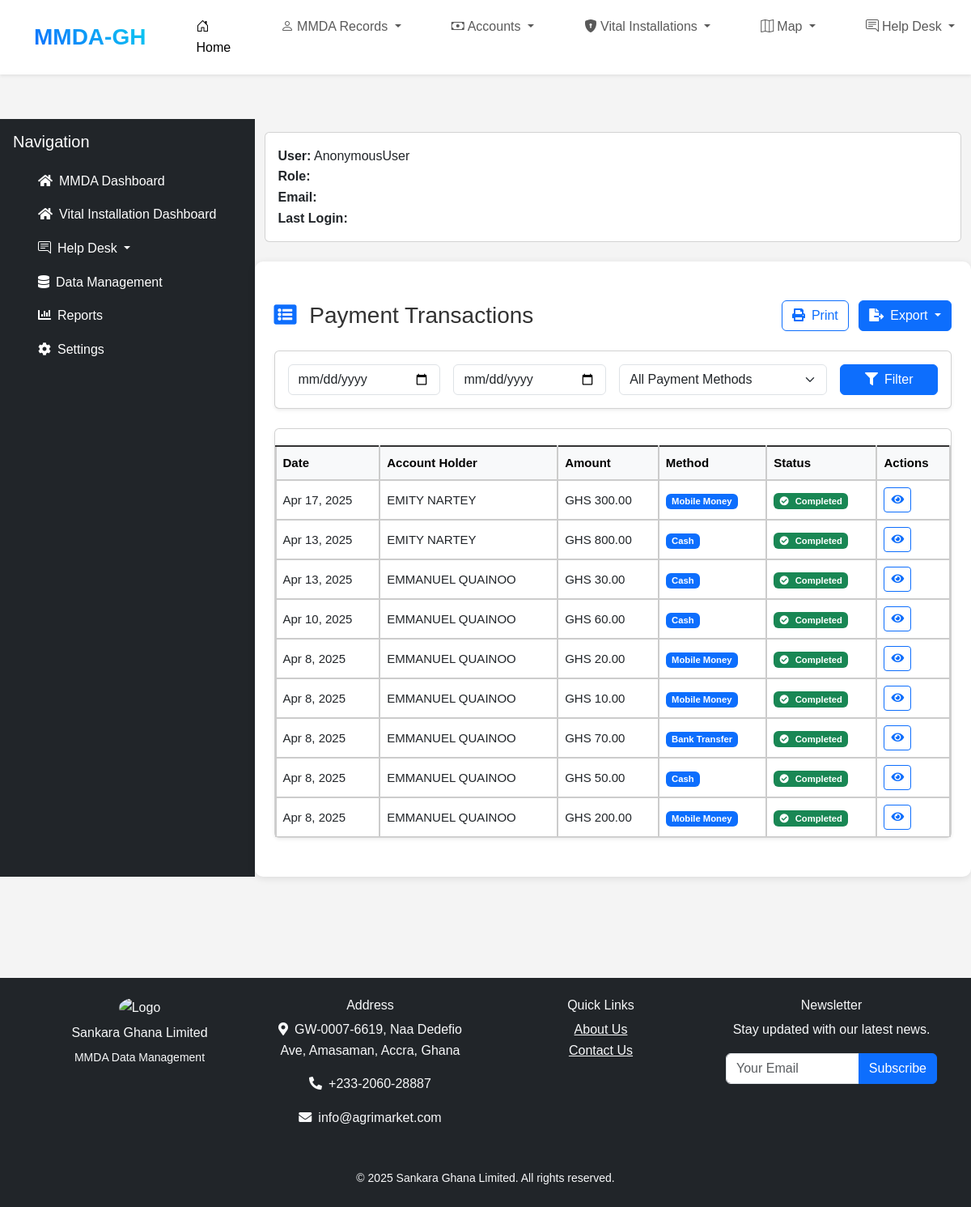
The app's page /billing/transactions/ with its own data.
### billing/models.py (models this page shows, shortened)
class Payment(models.Model):
    billing = models.ForeignKey(Billing, on_delete=models.CASCADE, related_name="payments")
    amount = models.FloatField(default=0.0)
    payment_date = models.DateTimeField(auto_now_add=True)
    METHOD_CASH = 'cash'
    METHOD_MOBILE = 'mobile_money'
    METHOD_BANK = 'bank_transfer'
    METHOD_CHOICES = [
        (METHOD_CASH, 'Cash'),
        (METHOD_MOBILE, 'Mobile Money'),
        (METHOD_BANK, 'Bank Transfer'),
    ]
    method = models.CharField(
        max_length=20,
        choices=METHOD_CHOICES,
        default=METHOD_CASH
    )
    transaction_id = models.CharField(max_length=20)
    dr_account = models.CharField(max_length=20)  #

class Billing(models.Model):
    PAYMENT_STATUS_CHOICES = [
        ('unpaid', 'Unpaid'),
        ('partly_paid', 'Partly Paid'),
        ('paid', 'Paid'),
    ]
    account = models.ForeignKey(DataCapture, on_delete=models.CASCADE, related_name="bills")
    accounting_year = models.PositiveIntegerField()  # Year of the bill
    brought_forward = models.DecimalField(max_digits=10, decimal_places=2, default=0)  # Previous year's unpaid balance
    mmda = models.ForeignKey(MMDA, on_delete=models.CASCADE, related_name="bills")  # MMDA Reference
    name_mmda = models.CharField(max_length=255)
    ghana_card = models.CharField(max_length=20)
    recipient_name = models.CharField(max_length=255)
    address = models.TextField()
    contact_number = models.CharField(max_length=15)
    gps_address = models.CharField(max_length=255)
    bill_date = models.DateTimeField(default=now)
    amount = models.DecimalField(max_digits=10, decimal_places=2, default=0)   # Current year's bill
    total_due = models.DecimalField(max_digits=10, decimal_places=2, default=0)  # B/F + Current year's bill
    total_paid = models.DecimalField(max_digits=10, decimal_places=2, default=0)  # Total payments
    closing_balance = models.DecimalField(max_digits=10, decimal_places=2, default=0)  # Total due - Total paid
    rooms = models.IntegerField(default=1)
    created_at = models.DateTimeField(auto_now_add=True)
    updated_at = models.DateTimeField(auto_now=True)
    payment_status = models.CharField(max_length=15, choices=PAYMENT_STATUS_CHOICES, default='unpaid')
    payment_option = models.CharField(max_length=50, choices=[('full', 'Full'), ('installments', 'Installments')])
    customer = models.ForeignKey(User, on_delete=models.SET_NULL, null=True, blank=True)
    def __init__(self, *args, **kwargs):
        super().__init__(*args, **kwargs)
        self._updating_payment_status = False  # Initialize the flag in the constructor

### billing/views.py (the view)
# urls.py: path('transactions/', views.TransactionListView.as_view(), name='transaction-list'),
class TransactionListView(ListView):
    model = Payment
    template_name = 'billing/transaction_list.html'
    context_object_name = 'payments'
    paginate_by = 20
    def get_queryset(self):
        return Payment.objects.select_related('billing').order_by('-payment_date')

### billing/templates/billing/transaction_list.html (shortened to what this page needs)
{% extends 'base.html' %}
{% block content %}
<div class="container py-4">
    <div class="d-flex justify-content-between align-items-center mb-4">
        <h1 class="h3 mb-0">
            <i class="fas fa-list-alt me-2 text-primary"></i>
            Payment Transactions
        </h1>
        <div>
            <button onclick="window.print()" class="btn btn-outline-primary me-2">
                <i class="fas fa-print me-2"></i>Print
            </button>
            <div class="btn-group">
                <button type="button" class="btn btn-primary dropdown-toggle" data-bs-toggle="dropdown">
                    <i class="fas fa-file-export me-2"></i>Export
                </button>
            </div>
        </div>
    </div>
    <div class="card shadow-sm mb-4">
        <div class="card-body">
            <form method="get" class="row g-3">
                <div class="col-md-3">
                    <input type="date" class="form-control" name="start_date"
                           value="{{ request.GET.start_date }}">
                </div>
                <div class="col-md-3">
                    <input type="date" class="form-control" name="end_date"
                           value="{{ request.GET.end_date }}">
                </div>
                <div class="col-md-4">
                    <select class="form-select" name="method">
                        <option value="">All Payment Methods</option>
                    </select>
                </div>
                <div class="col-md-2">
                    <button type="submit" class="btn btn-primary w-100">
                        <i class="fas fa-filter me-2"></i>Filter
                    </button>
                </div>
            </form>
        </div>
    </div>
    <div class="card shadow-sm">
        <div class="card-body p-0">
            <div class="table-responsive">
                <table class="table table-hover align-middle mb-0">
                    <thead class="table-light">
                        <tr>
                            <th class="sortable" data-sort="payment_date">Date</th>
                            <th class="sortable" data-sort="billing__recipient_name">Account Holder</th>
                            <th class="sortable" data-sort="amount">Amount</th>
                            <th class="sortable" data-sort="method">Method</th>
                            <th>Status</th>
                            <th>Actions</th>
                        </tr>
                    </thead>
                    <tbody>
                        {% for payment in payments %}
                        <tr class="clickable-row" data-href="{% url 'payment-detail' payment.id %}">
                            <td>{{ payment.payment_date|date:"M j, Y" }}</td>
                            <td>{{ payment.billing.recipient_name }}</td>
                            <td>GHS {{ payment.amount|floatformat:2 }}</td>
                            <td>
                                <span class="badge bg-primary">
                                    {{ payment.get_method_display }}
                                </span>
                            </td>
                            <td>
                                <span class="badge bg-success">
                                    <i class="fas fa-check-circle me-2"></i>Completed
                                </span>
                            </td>
                            <td>
                                <a href="{% url 'payment-detail' payment.id %}"
                                   class="btn btn-sm btn-outline-primary">
                                    <i class="fas fa-eye"></i>
                                </a>
                            </td>
                        </tr>
                        {% endfor %}
                    </tbody>
                </table>
            </div>
        </div>
    </div>
</div>
{% endblock %}

### static/css/styles.css (style rules this page uses)
* { margin: 0; padding: 0; box-sizing: border-box; }
body { overflow-x: hidden; font-family: Arial, sans-serif; line-height: 1.6; background-color: #f4f4f4; color: #333; margin: 0; padding: 0; padding-top: 56px; }
table { font-size: 15px; width: 100%; border-collapse: collapse; margin: 20px 0; }
table th, table td { padding: 10px; text-align: left; border: 1px solid #ddd; white-space: normal; }
table th, table td { border-width: 2px; border-color: #ccc; }
table th { background: #35424a; color: #ffffff; border-top: 2px solid #333; border-bottom: 2px solid #333; }
button { background: #35424a; color: #ffffff; border: none; padding: 10px 15px; border-radius: 5px; cursor: pointer; transition: background 0.3s; }
@media (min-width: 768px) { body { padding-top: 70px; } }
.mb-4 { margin-bottom: 1.5rem; }

### billing/templates/billing/transaction_list.html (style rules this page uses)
.clickable-row { cursor: pointer; transition: background-color 0.2s; }

### records on screen
Payment: payment_date "Apr 17, 2025", billing.recipient_name "EMITY NARTEY", amount "300.00", method "Mobile Money"
Payment: payment_date "Apr 13, 2025", billing.recipient_name "EMITY NARTEY", amount "800.00", method "Cash"
Payment: payment_date "Apr 13, 2025", billing.recipient_name "EMMANUEL QUAINOO", amount "30.00", method "Cash"
Payment: payment_date "Apr 10, 2025", billing.recipient_name "EMMANUEL QUAINOO", amount "60.00", method "Cash"
Payment: payment_date "Apr 8, 2025", billing.recipient_name "EMMANUEL QUAINOO", amount "20.00", method "Mobile Money"
Payment: payment_date "Apr 8, 2025", billing.recipient_name "EMMANUEL QUAINOO", amount "10.00", method "Mobile Money"
Payment: payment_date "Apr 8, 2025", billing.recipient_name "EMMANUEL QUAINOO", amount "70.00", method "Bank Transfer"
Payment: payment_date "Apr 8, 2025", billing.recipient_name "EMMANUEL QUAINOO", amount "50.00", method "Cash"
Payment: payment_date "Apr 8, 2025", billing.recipient_name "EMMANUEL QUAINOO", amount "200.00", method "Mobile Money"

### other values on screen
{{ request.user }} "AnonymousUser"
